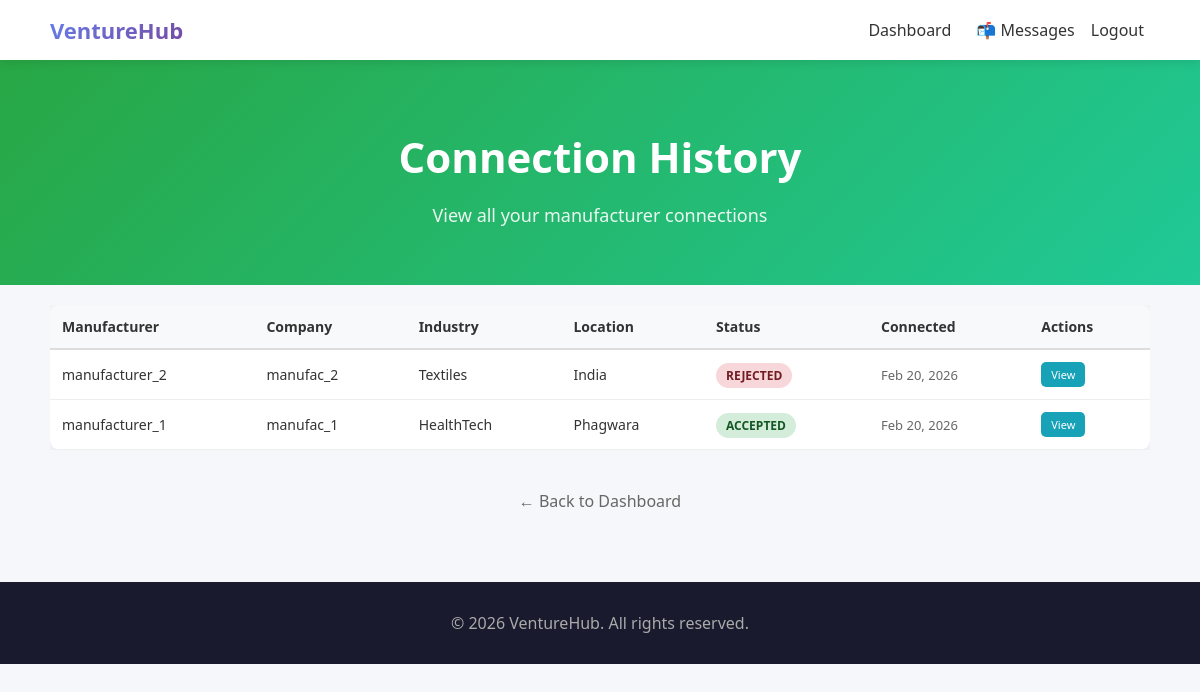
The page /startups/connections/ (signed in) on the database its author committed.
### manufacturers/models.py (models this page shows, shortened)
class ConnectionRequest(models.Model):
    STATUS_CHOICES = (
        ('PENDING', 'Pending'),
        ('ACCEPTED', 'Accepted'),
        ('REJECTED', 'Rejected'),
    )
    manufacturer = models.ForeignKey(ManufacturerProfile, on_delete=models.CASCADE, related_name='connection_requests')
    startup = models.ForeignKey('startups.Startup', on_delete=models.CASCADE, related_name='manufacturer_requests')
    message = models.TextField(blank=True)
    status = models.CharField(max_length=20, choices=STATUS_CHOICES, default='PENDING')
    created_at = models.DateTimeField(default=timezone.now)
    class Meta:
        unique_together = ('manufacturer', 'startup')

class ManufacturerProfile(models.Model):
    user = models.OneToOneField(settings.AUTH_USER_MODEL, on_delete=models.CASCADE)
    company_name = models.CharField(max_length=255, blank=True)
    industry = models.CharField(max_length=200, blank=True, default='')
    production_capacity = models.IntegerField(default=0)
    location = models.CharField(max_length=200, blank=True, default='')
    email = models.EmailField(blank=True)
    phone = models.CharField(max_length=20, blank=True)

### accounts/models.py (models this page shows, shortened)
class User(AbstractUser):
    ROLE_CHOICES = (
        ('INVESTOR', 'Investor'),
        ('STARTUP', 'Startup'),
        ('MANUFACTURER', 'Manufacturer'),
        ('ADMIN', 'Admin'),
    )
    role = models.CharField(max_length=20, choices=ROLE_CHOICES)
    def is_startup(self):
        return self.role == 'STARTUP'

### startups/views.py (the view)
# urls.py: path('connections/', views.startup_connection_history, name='startup_connection_history'),
@login_required(login_url='startup_login')
def startup_connection_history(request):
    if not request.user.is_startup():
        return redirect('home')
    startup = get_object_or_404(Startup, founder=request.user)
    connections = ConnectionRequest.objects.filter(startup=startup).order_by('-created_at')
    paginator = Paginator(connections, 10)  # 10 connections per page
    page_number = request.GET.get('page')
    page_obj = paginator.get_page(page_number)
    return render(request, 'startups/connection_history.html', {
        'page_obj': page_obj,
        'connections': page_obj,
    })

### startups/templates/startups/connection_history.html (shortened to what this page needs)
{% extends 'base.html' %}
{% block content %}
<div class="hero" style="padding: 40px 20px; background: linear-gradient(135deg, #28a745 0%, #20c997 100%);">
    <h1>Connection History</h1>
    <p>View all your manufacturer connections</p>
</div>
<div class="section" style="padding: 20px 50px;">
    {% if connections %}
    <div style="overflow-x: auto;">
        <table style="width: 100%; border-collapse: collapse; font-size: 14px;">
            <thead>
                <tr style="background: #f8f9fa; border-bottom: 2px solid #ddd;">
                    <th style="padding: 12px; text-align: left; font-weight: bold; color: #333;">Manufacturer</th>
                    <th style="padding: 12px; text-align: left; font-weight: bold; color: #333;">Company</th>
                    <th style="padding: 12px; text-align: left; font-weight: bold; color: #333;">Industry</th>
                    <th style="padding: 12px; text-align: left; font-weight: bold; color: #333;">Location</th>
                    <th style="padding: 12px; text-align: left; font-weight: bold; color: #333;">Status</th>
                    <th style="padding: 12px; text-align: left; font-weight: bold; color: #333;">Connected</th>
                    <th style="padding: 12px; text-align: left; font-weight: bold; color: #333;">Actions</th>
                </tr>
            </thead>
            <tbody>
                {% for conn in connections %}
                <tr style="border-bottom: 1px solid #eee;">
                    <td style="padding: 12px; color: #333;">{{ conn.manufacturer.user.username }}</td>
                    <td style="padding: 12px; color: #333;">{{ conn.manufacturer.company_name|default:"—" }}</td>
                    <td style="padding: 12px; color: #333;">{{ conn.manufacturer.industry|default:"—" }}</td>
                    <td style="padding: 12px; color: #333;">{{ conn.manufacturer.location|default:"—" }}</td>
                    <td style="padding: 12px;">
                        <span style="padding: 4px 10px; border-radius: 15px; font-size: 12px; font-weight: bold;
                            {% if conn.status == 'ACCEPTED' %}background: #d4edda; color: #155724;
                            {% elif conn.status == 'REJECTED' %}background: #f8d7da; color: #721c24;
                            {% else %}background: #fff3cd; color: #856404;{% endif %}">
                            {{ conn.status }}
                        </span>
                    </td>
                    <td style="padding: 12px; color: #666; font-size: 13px;">{{ conn.created_at|date:"M d, Y" }}</td>
                    <td style="padding: 12px;">
                        <a href="{% url 'startup_connection_detail' conn.id %}" class="btn" style="background: #17a2b8; padding: 5px 10px; font-size: 11px; margin-right: 5px; text-decoration: none;">View</a>
                    </td>
                </tr>
                {% endfor %}
            </tbody>
        </table>
    </div>
    {% endif %}
</div>
<div style="text-align: center; padding: 20px;">
    <a href="{% url 'startup_dashboard' %}" style="color: #666; text-decoration: none;">← Back to Dashboard</a>
</div>
{% endblock %}

### templates/base.html (style rules this page uses)
* { box-sizing: border-box; }
body { margin: 0; font-family: 'Segoe UI', Arial, sans-serif; background: #f5f7fa; min-height: 100vh; }
.btn { padding: 10px 20px; background: linear-gradient(135deg, #667eea 0%, #764ba2 100%); color: white; text-decoration: none; border-radius: 5px; font-weight: 500; transition: transform 0.2s, box-shadow 0.2s; display: inline-block; }
.hero { text-align: center; padding: 80px 20px; background: linear-gradient(135deg, #667eea 0%, #764ba2 100%); color: white; }
.hero h1 { font-size: 42px; margin-bottom: 15px; font-weight: 700; }
.hero p { font-size: 18px; opacity: 0.9; }
.section { padding: 60px 20px; text-align: center; max-width: 1200px; margin: 0 auto; }
table { width: 100%; border-collapse: collapse; background: white; border-radius: 10px; overflow: hidden; box-shadow: 0 3px 15px rgba(0,0,0,0.08); }
th, td { padding: 15px; text-align: left; border-bottom: 1px solid #eee; }
th { background: #f8f9fa; font-weight: 600; color: #333; }

### rows shown on the page
ConnectionRequest: manufacturer.user.username "manufacturer_2", manufacturer.company_name "manufac_2", manufacturer.industry "Textiles", manufacturer.location "India", status "REJECTED", created_at "Feb 20, 2026"
ConnectionRequest: manufacturer.user.username "manufacturer_1", manufacturer.company_name "manufac_1", manufacturer.industry "HealthTech", manufacturer.location "Phagwara", status "ACCEPTED", created_at "Feb 20, 2026"
